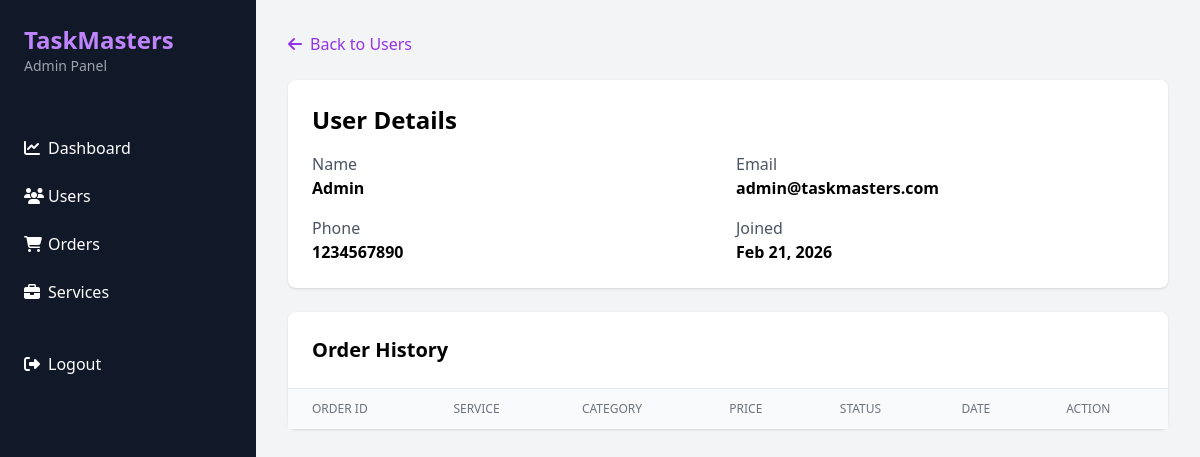
Page /admin/user_orders.php?id=1 (signed in) on the committed database.
### tables this page shows
CREATE TABLE IF NOT EXISTS users (
    id INT AUTO_INCREMENT PRIMARY KEY,
    name VARCHAR(255) NOT NULL,
    email VARCHAR(255) UNIQUE NOT NULL,
    phone VARCHAR(20) NOT NULL,
    password VARCHAR(255) NOT NULL,
    is_admin TINYINT(1) DEFAULT 0,
    created_at TIMESTAMP DEFAULT CURRENT_TIMESTAMP
);

### admin/user_orders.php (the view, shortened to what this page needs)
<?php
require_once '../config/database.php';
$user_id = (int)$_GET['id'];
$user = $conn->query("SELECT * FROM users WHERE id = $user_id")->fetch_assoc();
?>
<!DOCTYPE html>
<html lang="en">
<head>
    <script src="https://cdn.tailwindcss.com"></script>
    <link rel="stylesheet" href="https://cdnjs.cloudflare.com/ajax/libs/font-awesome/6.4.0/css/all.min.css">
</head>
<body class="bg-gray-100">
    <?php include 'includes/sidebar.php'; ?>
    <div class="ml-64 p-8">
        <div class="mb-6">
            <a href="users.php" class="text-purple-600 hover:text-purple-800">
                <i class="fas fa-arrow-left mr-2"></i>Back to Users
            </a>
        </div>
        <div class="bg-white rounded-lg shadow p-6 mb-6">
            <h2 class="text-2xl font-bold mb-4">User Details</h2>
            <div class="grid grid-cols-2 gap-4">
                <div>
                    <p class="text-gray-600">Name</p>
                    <p class="font-semibold"><?php echo htmlspecialchars($user['name']); ?></p>
                </div>
                <div>
                    <p class="text-gray-600">Email</p>
                    <p class="font-semibold"><?php echo htmlspecialchars($user['email']); ?></p>
                </div>
                <div>
                    <p class="text-gray-600">Phone</p>
                    <p class="font-semibold"><?php echo htmlspecialchars($user['phone']); ?></p>
                </div>
                <div>
                    <p class="text-gray-600">Joined</p>
                    <p class="font-semibold"><?php echo date('M d, Y', strtotime($user['created_at'])); ?></p>
                </div>
            </div>
        </div>
        <div class="bg-white rounded-lg shadow">
            <div class="p-6 border-b">
                <h3 class="text-xl font-bold">Order History</h3>
            </div>
            <div class="overflow-x-auto">
                <table class="min-w-full">
                    <thead class="bg-gray-50">
                        <tr>
                            <th class="px-6 py-3 text-left text-xs font-medium text-gray-500 uppercase">Order ID</th>
                            <th class="px-6 py-3 text-left text-xs font-medium text-gray-500 uppercase">Service</th>
                            <th class="px-6 py-3 text-left text-xs font-medium text-gray-500 uppercase">Category</th>
                            <th class="px-6 py-3 text-left text-xs font-medium text-gray-500 uppercase">Price</th>
                            <th class="px-6 py-3 text-left text-xs font-medium text-gray-500 uppercase">Status</th>
                            <th class="px-6 py-3 text-left text-xs font-medium text-gray-500 uppercase">Date</th>
                            <th class="px-6 py-3 text-left text-xs font-medium text-gray-500 uppercase">Action</th>
                        </tr>
                    </thead>
                </table>
            </div>
        </div>
    </div>
</body>
</html>

### rows in the picture
users: name "Admin", email "admin@taskmasters.com", phone "1234567890", created_at "Feb 21, 2026"
